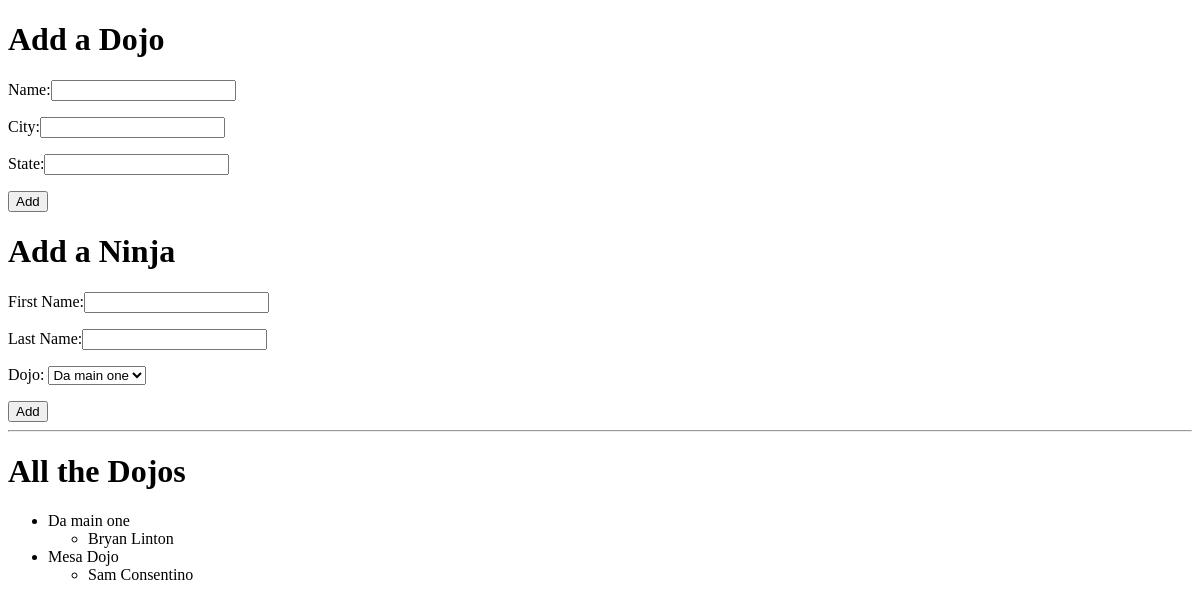
Before: / with the older database file.
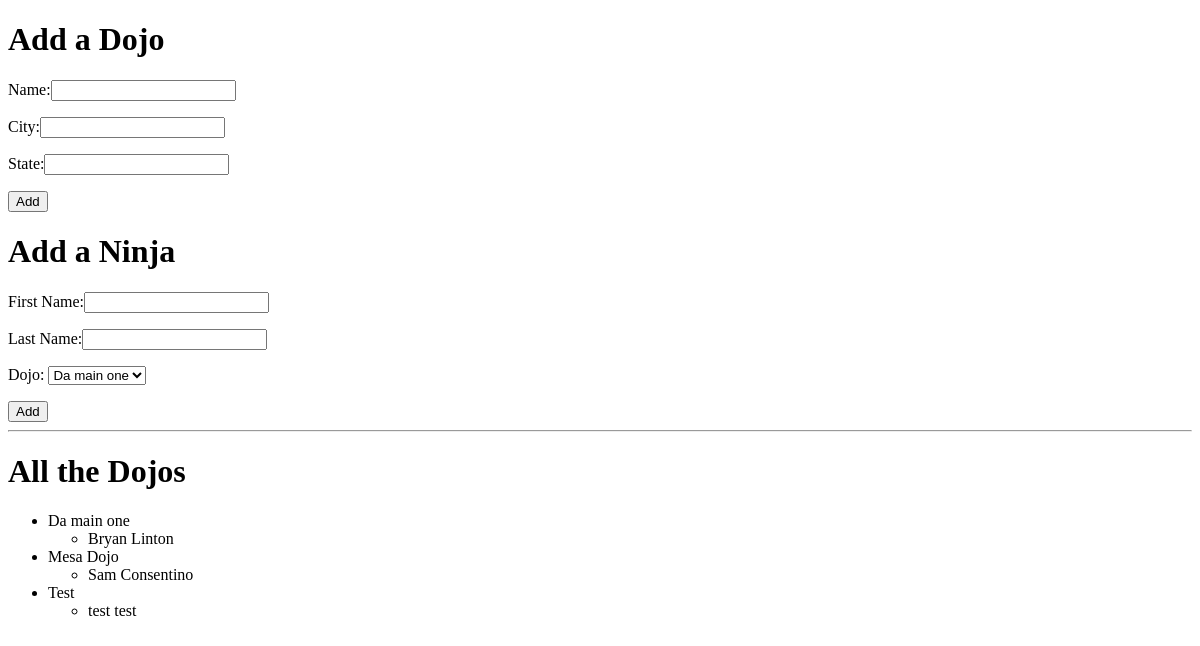
After: the same page with the newer database file.
### d_n_mod/models.py (models this page shows)
class Dojo(db.Model):
    id = db.Column(db.Integer, primary_key=True)
    dojo_name = db.Column(db.String(45))
    city = db.Column(db.String(45))
    state = db.Column(db.String(45))
    created_at = db.Column(db.DateTime, server_default=func.now())
    updated_at = db.Column(db.DateTime, server_default=func.now(), onupdate=func.now())

class User(db.Model):
    id = db.Column(db.Integer, primary_key=True)
    first_name = db.Column(db.String(45))
    last_name = db.Column(db.String(45))
    dojo_id = db.Column(db.Integer, db.ForeignKey("dojo.id"), nullable=False)
    uDojo = db.relationship("Dojo", foreign_keys=[dojo_id], backref="user_dojo", cascade="all")
    created_at = db.Column(db.DateTime, server_default=func.now())
    updated_at = db.Column(db.DateTime, server_default=func.now(), onupdate=func.now())

### d_n_mod/app.py (the view)
@app.route("/")
def dojo_users():
    display_info = Dojo.query.all()
    return render_template("index.html", display_info = display_info)

### d_n_mod/templates/index.html (shortened to what this page needs)
<!DOCTYPE html>
<html lang="en">
<head>
</head>
<body>
    <h1>Add a Dojo</h1>
    <form action="/add_dojo" method="POST">
        <p>Name:<input type="text" name="dojo"></p>
        <p>City:<input type="text" name="city"></p>
        <p>State:<input type="text" name="state"></p>
        <input type="submit" value="Add">
    </form>
    <h1>Add a Ninja</h1>
    <form action="/add_ninja" method="POST">
        <p>First Name:<input type="text" name="first_name"></p>
        <p>Last Name:<input type="text" name="last_name"></p>
        <p>Dojo: <select name="dojo_name">
            {%for dojo in display_info%}
            <option value={{dojo.id}}>{{dojo.dojo_name}}</option>
            {% endfor %}
        </select></p>
        <input type="submit" value="Add">
    </form>
    <hr>
    <h1>All the Dojos</h1>
        <ul>
            {%for details in display_info %}
            <li>{{details.dojo_name}}</li>
                <ul>
                    {% for name in details.user_dojo %}
                        <li>{{name.first_name}} {{name.last_name}}</li>
                    {% endfor %}
                </ul>
            {% endfor %}
        </ul>
</body>
</html>

Changed rows visible on the page:
added Dojo: dojo_name "Test"
added User: first_name "test", last_name "test", shown under "Test"
